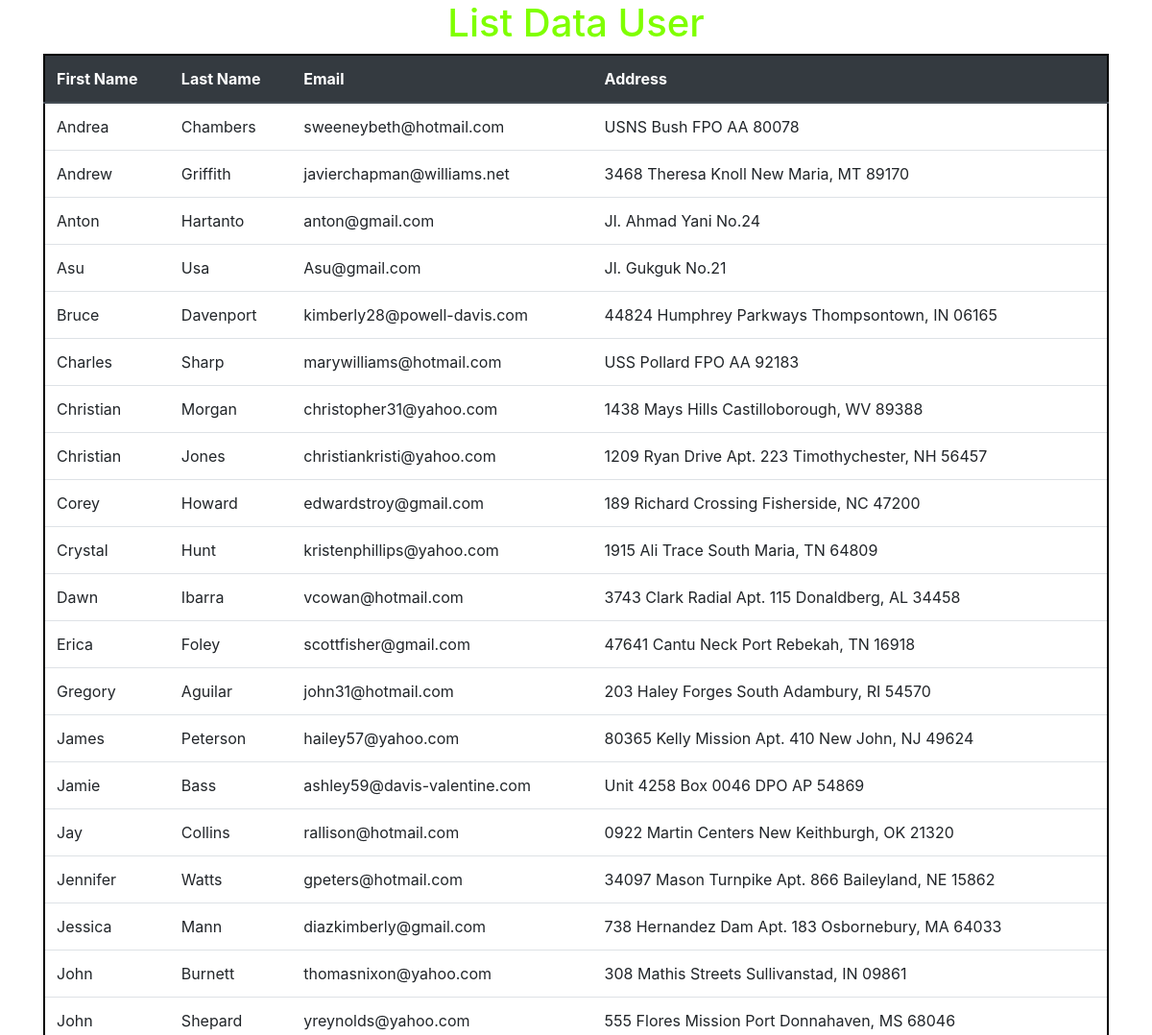
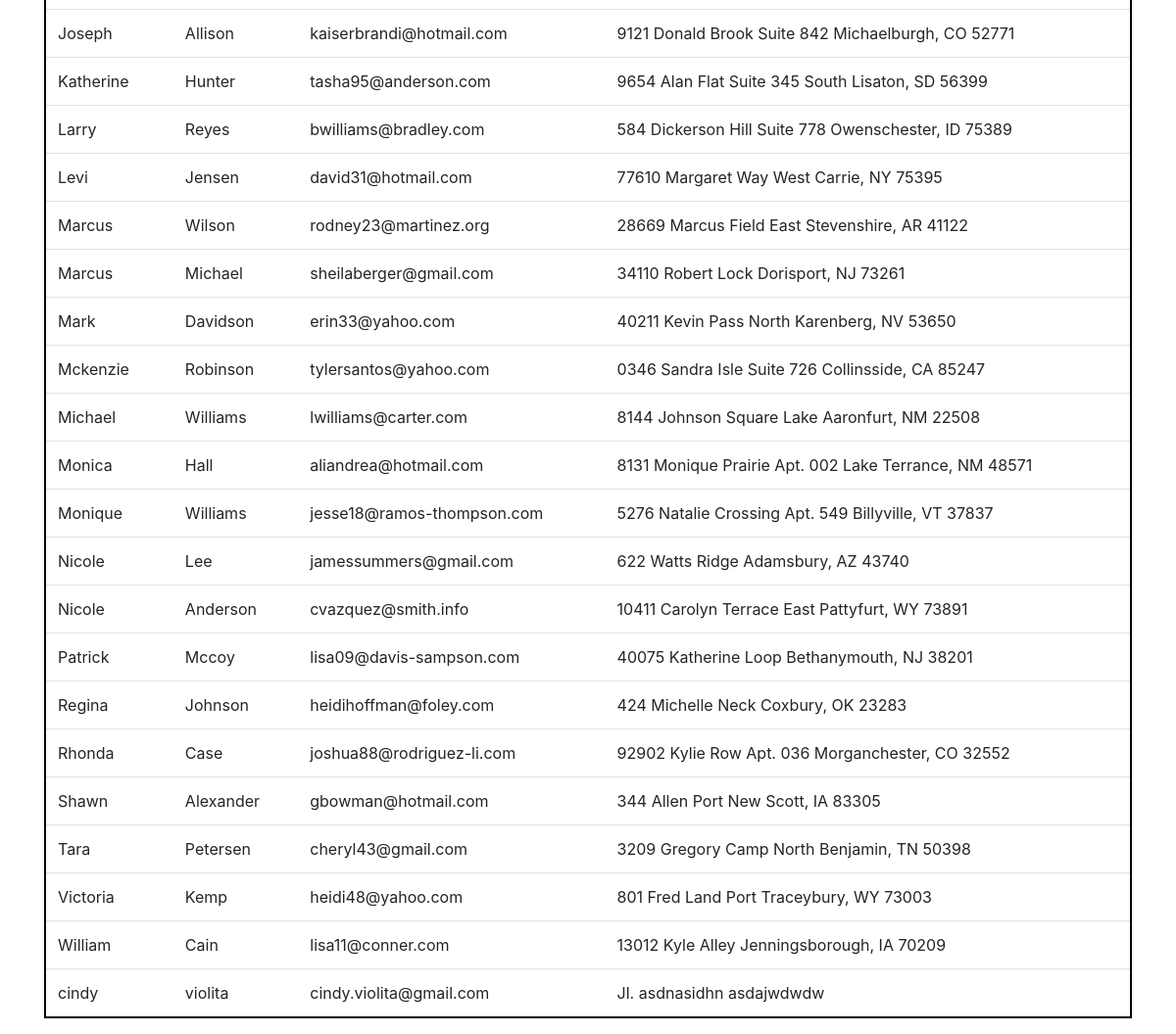
The page /user/ on the database its author committed (2 pictures, top to bottom).
### userApp/models.py (models this page shows, shortened)
class UserData(models.Model):
    firstName = models.CharField(max_length=200)
    lastName = models.CharField(max_length=200)
    email = models.CharField(max_length=200)
    address = models.CharField(max_length=200)

### userApp/views.py (the view)
# urls.py: path('user/', include("userApp.urls")),
def user(request):
    firstName = UserData.objects.order_by('firstName')
    lastName = UserData.objects.order_by('lastName')
    email = UserData.objects.order_by('email')
    address = UserData.objects.order_by('address')
    myUser = {
        "firstName": firstName,
        "lastName": lastName,
        "email": email,
        "address": address,
        }
    return render(request, "user.html", context=myUser)

### templates/user.html (shortened to what this page needs)
<!DOCTYPE html>
{% load static %}
<html lang="en">
<head>
    <link rel="stylesheet" href="{% static "css/mystyle.css" %}">
    <link rel="stylesheet" href="https://stackpath.bootstrapcdn.com/bootstrap/4.5.0/css/bootstrap.min.css">
</head>
<body>
    <div class="container">
        <div class="title text-center">
            <h1>List Data User</h1>
        </div>
        <div class="dataUser">
            {% if firstName %}
            <table class="table">
                <thead class="thead-dark">
                    <tr>
                    <th scope="col">First Name</th>
                    <th scope="col">Last Name</th>
                    <th scope="col">Email</th>
                    <th scope="col">Address</th>
                    </tr>
                </thead>
                <tbody>
                    {% for i in firstName %}
                    <tr>
                        <td>{{ i.firstName }}</td>
                        <td>{{ i.lastName }}</td>
                        <td>{{ i.email }}</td>
                        <td>{{ i.address }}</td>
                    </tr>
                    {% endfor %}
                </tbody>
            </table>
            {% else %}
            <p>No Access Data User!</p>
            {% endif %}
        </div>
    </div>
</body>
</html>

### static/css/mystyle.css (style rules this page uses)
table { border: 2px solid black; }
.title { color: chartreuse; }

### rows shown on the page
UserData: firstName "Andrea", lastName "Chambers", email "sweeneybeth@hotmail.com", address "USNS Bush FPO AA 80078"
UserData: firstName "Andrew", lastName "Griffith", email "javierchapman@williams.net", address "3468 Theresa Knoll New Maria, MT 89170"
UserData: firstName "Anton", lastName "Hartanto", email "anton@gmail.com", address "Jl. Ahmad Yani No.24"
UserData: firstName "Asu", lastName "Usa", email "Asu@gmail.com", address "Jl. Gukguk No.21"
UserData: firstName "Bruce", lastName "Davenport", email "kimberly28@powell-davis.com", address "44824 Humphrey Parkways Thompsontown, IN 06165"
UserData: firstName "Charles", lastName "Sharp", email "marywilliams@hotmail.com", address "USS Pollard FPO AA 92183"
UserData: firstName "Christian", lastName "Morgan", email "christopher31@yahoo.com", address "1438 Mays Hills Castilloborough, WV 89388"
UserData: firstName "Christian", lastName "Jones", email "christiankristi@yahoo.com", address "1209 Ryan Drive Apt. 223 Timothychester, NH 56457"
UserData: firstName "Corey", lastName "Howard", email "edwardstroy@gmail.com", address "189 Richard Crossing Fisherside, NC 47200"
UserData: firstName "Crystal", lastName "Hunt", email "kristenphillips@yahoo.com", address "1915 Ali Trace South Maria, TN 64809"
UserData: firstName "Dawn", lastName "Ibarra", email "vcowan@hotmail.com", address "3743 Clark Radial Apt. 115 Donaldberg, AL 34458"
UserData: firstName "Erica", lastName "Foley", email "scottfisher@gmail.com", address "47641 Cantu Neck Port Rebekah, TN 16918"
UserData: firstName "Gregory", lastName "Aguilar", email "john31@hotmail.com", address "203 Haley Forges South Adambury, RI 54570"
UserData: firstName "James", lastName "Peterson", email "hailey57@yahoo.com", address "80365 Kelly Mission Apt. 410 New John, NJ 49624"
UserData: firstName "Jamie", lastName "Bass", email "ashley59@davis-valentine.com", address "Unit 4258 Box 0046 DPO AP 54869"
UserData: firstName "Jay", lastName "Collins", email "rallison@hotmail.com", address "0922 Martin Centers New Keithburgh, OK 21320"
UserData: firstName "Jennifer", lastName "Watts", email "gpeters@hotmail.com", address "34097 Mason Turnpike Apt. 866 Baileyland, NE 15862"
UserData: firstName "Jessica", lastName "Mann", email "diazkimberly@gmail.com", address "738 Hernandez Dam Apt. 183 Osbornebury, MA 64033"
UserData: firstName "John", lastName "Burnett", email "thomasnixon@yahoo.com", address "308 Mathis Streets Sullivanstad, IN 09861"
UserData: firstName "John", lastName "Shepard", email "yreynolds@yahoo.com", address "555 Flores Mission Port Donnahaven, MS 68046"
UserData: firstName "Joseph", lastName "Allison", email "kaiserbrandi@hotmail.com", address "9121 Donald Brook Suite 842 Michaelburgh, CO 52771"
UserData: firstName "Katherine", lastName "Hunter", email "tasha95@anderson.com", address "9654 Alan Flat Suite 345 South Lisaton, SD 56399"
UserData: firstName "Larry", lastName "Reyes", email "bwilliams@bradley.com", address "584 Dickerson Hill Suite 778 Owenschester, ID 75389"
UserData: firstName "Levi", lastName "Jensen", email "david31@hotmail.com", address "77610 Margaret Way West Carrie, NY 75395"
UserData: firstName "Marcus", lastName "Wilson", email "rodney23@martinez.org", address "28669 Marcus Field East Stevenshire, AR 41122"
UserData: firstName "Marcus", lastName "Michael", email "sheilaberger@gmail.com", address "34110 Robert Lock Dorisport, NJ 73261"
UserData: firstName "Mark", lastName "Davidson", email "erin33@yahoo.com", address "40211 Kevin Pass North Karenberg, NV 53650"
UserData: firstName "Mckenzie", lastName "Robinson", email "tylersantos@yahoo.com", address "0346 Sandra Isle Suite 726 Collinsside, CA 85247"
UserData: firstName "Michael", lastName "Williams", email "lwilliams@carter.com", address "8144 Johnson Square Lake Aaronfurt, NM 22508"
UserData: firstName "Monica", lastName "Hall", email "aliandrea@hotmail.com", address "8131 Monique Prairie Apt. 002 Lake Terrance, NM 48571"
UserData: firstName "Monique", lastName "Williams", email "jesse18@ramos-thompson.com", address "5276 Natalie Crossing Apt. 549 Billyville, VT 37837"
UserData: firstName "Nicole", lastName "Lee", email "jamessummers@gmail.com", address "622 Watts Ridge Adamsbury, AZ 43740"
UserData: firstName "Nicole", lastName "Anderson", email "cvazquez@smith.info", address "10411 Carolyn Terrace East Pattyfurt, WY 73891"
UserData: firstName "Patrick", lastName "Mccoy", email "lisa09@davis-sampson.com", address "40075 Katherine Loop Bethanymouth, NJ 38201"
UserData: firstName "Regina", lastName "Johnson", email "heidihoffman@foley.com", address "424 Michelle Neck Coxbury, OK 23283"
UserData: firstName "Rhonda", lastName "Case", email "joshua88@rodriguez-li.com", address "92902 Kylie Row Apt. 036 Morganchester, CO 32552"
UserData: firstName "Shawn", lastName "Alexander", email "gbowman@hotmail.com", address "344 Allen Port New Scott, IA 83305"
UserData: firstName "Tara", lastName "Petersen", email "cheryl43@gmail.com", address "3209 Gregory Camp North Benjamin, TN 50398"
UserData: firstName "Victoria", lastName "Kemp", email "heidi48@yahoo.com", address "801 Fred Land Port Traceybury, WY 73003"
UserData: firstName "William", lastName "Cain", email "lisa11@conner.com", address "13012 Kyle Alley Jenningsborough, IA 70209"
UserData: firstName "cindy", lastName "violita", email "cindy.violita@gmail.com", address "Jl. asdnasidhn asdajwdwdw"
